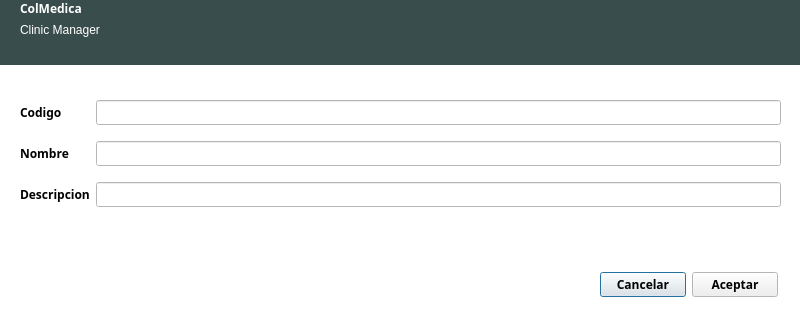
<?xml version="1.0" encoding="UTF-8"?>
<ui version="4.0">
 <class>dialogNuevaArea</class>
 <widget class="QDialog" name="dialogNuevaArea">
  <property name="geometry">
   <rect>
    <x>0</x>
    <y>0</y>
    <width>800</width>
    <height>315</height>
   </rect>
  </property>
  <property name="palette">
   <palette>
    <active>
     <colorrole role="Base">
      <brush brushstyle="SolidPattern">
       <color alpha="255">
        <red>255</red>
        <green>255</green>
        <blue>255</blue>
       </color>
      </brush>
     </colorrole>
     <colorrole role="Window">
      <brush brushstyle="SolidPattern">
       <color alpha="255">
        <red>255</red>
        <green>255</green>
        <blue>255</blue>
       </color>
      </brush>
     </colorrole>
    </active>
    <inactive>
     <colorrole role="Base">
      <brush brushstyle="SolidPattern">
       <color alpha="255">
        <red>255</red>
        <green>255</green>
        <blue>255</blue>
       </color>
      </brush>
     </colorrole>
     <colorrole role="Window">
      <brush brushstyle="SolidPattern">
       <color alpha="255">
        <red>255</red>
        <green>255</green>
        <blue>255</blue>
       </color>
      </brush>
     </colorrole>
    </inactive>
    <disabled>
     <colorrole role="Base">
      <brush brushstyle="SolidPattern">
       <color alpha="255">
        <red>255</red>
        <green>255</green>
        <blue>255</blue>
       </color>
      </brush>
     </colorrole>
     <colorrole role="Window">
      <brush brushstyle="SolidPattern">
       <color alpha="255">
        <red>255</red>
        <green>255</green>
        <blue>255</blue>
       </color>
      </brush>
     </colorrole>
    </disabled>
   </palette>
  </property>
  <property name="font">
   <font>
    <family>Ubuntu Condensed</family>
    <weight>75</weight>
    <bold>true</bold>
   </font>
  </property>
  <property name="cursor">
   <cursorShape>PointingHandCursor</cursorShape>
  </property>
  <property name="windowTitle">
   <string>Nueva Area</string>
  </property>
  <property name="autoFillBackground">
   <bool>true</bool>
  </property>
  <widget class="QWidget" name="widgetCuerpo" native="true">
   <property name="geometry">
    <rect>
     <x>10</x>
     <y>70</y>
     <width>781</width>
     <height>231</height>
    </rect>
   </property>
   <property name="autoFillBackground">
    <bool>true</bool>
   </property>
   <widget class="QWidget" name="layoutWidget">
    <property name="geometry">
     <rect>
      <x>10</x>
      <y>20</y>
      <width>761</width>
      <height>130</height>
     </rect>
    </property>
    <layout class="QGridLayout" name="gridLayout">
     <item row="0" column="0">
      <widget class="QLabel" name="labelCodigo">
       <property name="text">
        <string>Codigo</string>
       </property>
      </widget>
     </item>
     <item row="0" column="1">
      <widget class="QLineEdit" name="lineEditCodigo">
       <property name="font">
        <font>
         <weight>50</weight>
         <bold>false</bold>
        </font>
       </property>
      </widget>
     </item>
     <item row="1" column="0">
      <widget class="QLabel" name="labelNombre">
       <property name="text">
        <string>Nombre</string>
       </property>
      </widget>
     </item>
     <item row="1" column="1">
      <widget class="QLineEdit" name="lineEditNombre">
       <property name="font">
        <font>
         <weight>50</weight>
         <bold>false</bold>
        </font>
       </property>
      </widget>
     </item>
     <item row="2" column="0">
      <widget class="QLabel" name="labelDescripcion">
       <property name="text">
        <string>Descripcion</string>
       </property>
      </widget>
     </item>
     <item row="2" column="1">
      <widget class="QLineEdit" name="lineEditDescripcion">
       <property name="font">
        <font>
         <weight>50</weight>
         <bold>false</bold>
        </font>
       </property>
      </widget>
     </item>
    </layout>
   </widget>
   <widget class="QWidget" name="layoutWidget_2">
    <property name="geometry">
     <rect>
      <x>590</x>
      <y>200</y>
      <width>178</width>
      <height>29</height>
     </rect>
    </property>
    <layout class="QHBoxLayout" name="horizontalLayout">
     <item>
      <widget class="QPushButton" name="pushButtonCancelar">
       <property name="text">
        <string>Cancelar</string>
       </property>
      </widget>
     </item>
     <item>
      <widget class="QPushButton" name="pushButtonAceptar">
       <property name="text">
        <string>Aceptar</string>
       </property>
      </widget>
     </item>
    </layout>
   </widget>
  </widget>
  <widget class="QWidget" name="widgetCabecera" native="true">
   <property name="geometry">
    <rect>
     <x>0</x>
     <y>0</y>
     <width>800</width>
     <height>65</height>
    </rect>
   </property>
   <property name="palette">
    <palette>
     <active>
      <colorrole role="WindowText">
       <brush brushstyle="SolidPattern">
        <color alpha="255">
         <red>255</red>
         <green>255</green>
         <blue>255</blue>
        </color>
       </brush>
      </colorrole>
      <colorrole role="Base">
       <brush brushstyle="SolidPattern">
        <color alpha="255">
         <red>255</red>
         <green>255</green>
         <blue>255</blue>
        </color>
       </brush>
      </colorrole>
      <colorrole role="Window">
       <brush brushstyle="SolidPattern">
        <color alpha="255">
         <red>57</red>
         <green>77</green>
         <blue>76</blue>
        </color>
       </brush>
      </colorrole>
     </active>
     <inactive>
      <colorrole role="WindowText">
       <brush brushstyle="SolidPattern">
        <color alpha="255">
         <red>255</red>
         <green>255</green>
         <blue>255</blue>
        </color>
       </brush>
      </colorrole>
      <colorrole role="Base">
       <brush brushstyle="SolidPattern">
        <color alpha="255">
         <red>255</red>
         <green>255</green>
         <blue>255</blue>
        </color>
       </brush>
      </colorrole>
      <colorrole role="Window">
       <brush brushstyle="SolidPattern">
        <color alpha="255">
         <red>57</red>
         <green>77</green>
         <blue>76</blue>
        </color>
       </brush>
      </colorrole>
     </inactive>
     <disabled>
      <colorrole role="WindowText">
       <brush brushstyle="SolidPattern">
        <color alpha="255">
         <red>159</red>
         <green>158</green>
         <blue>158</blue>
        </color>
       </brush>
      </colorrole>
      <colorrole role="Base">
       <brush brushstyle="SolidPattern">
        <color alpha="255">
         <red>57</red>
         <green>77</green>
         <blue>76</blue>
        </color>
       </brush>
      </colorrole>
      <colorrole role="Window">
       <brush brushstyle="SolidPattern">
        <color alpha="255">
         <red>57</red>
         <green>77</green>
         <blue>76</blue>
        </color>
       </brush>
      </colorrole>
     </disabled>
    </palette>
   </property>
   <property name="autoFillBackground">
    <bool>true</bool>
   </property>
   <widget class="QWidget" name="layoutWidget_4">
    <property name="geometry">
     <rect>
      <x>20</x>
      <y>0</y>
      <width>162</width>
      <height>63</height>
     </rect>
    </property>
    <layout class="QFormLayout" name="formLayout_5">
     <item row="0" column="0">
      <widget class="QLabel" name="labelColMedica">
       <property name="styleSheet">
        <string notr="true">font: 30pt &quot;Ubuntu Condensed&quot;;
color: rgb(255, 255, 255);</string>
       </property>
       <property name="text">
        <string>ColMedica</string>
       </property>
      </widget>
     </item>
     <item row="1" column="0">
      <widget class="QLabel" name="labelClinicManager">
       <property name="font">
        <font>
         <family>Ubuntu</family>
         <weight>50</weight>
         <bold>false</bold>
        </font>
       </property>
       <property name="text">
        <string>Clinic Manager</string>
       </property>
      </widget>
     </item>
    </layout>
   </widget>
  </widget>
 </widget>
 <resources/>
 <connections/>
</ui>
